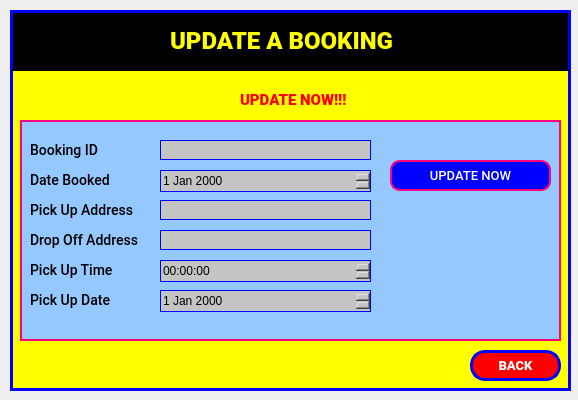
<?xml version="1.0" encoding="UTF-8"?>
<ui version="4.0">
 <class>makeBookingScreen_Dialog</class>
 <widget class="QDialog" name="makeBookingScreen_Dialog">
  <property name="geometry">
   <rect>
    <x>0</x>
    <y>0</y>
    <width>578</width>
    <height>400</height>
   </rect>
  </property>
  <property name="windowTitle">
   <string>Dialog</string>
  </property>
  <widget class="QWidget" name="makeABookingScreen" native="true">
   <property name="geometry">
    <rect>
     <x>10</x>
     <y>10</y>
     <width>561</width>
     <height>381</height>
    </rect>
   </property>
   <property name="styleSheet">
    <string notr="true">border: 3px solid blue;
background-color: yellow;</string>
   </property>
   <widget class="QLabel" name="make_txt">
    <property name="geometry">
     <rect>
      <x>160</x>
      <y>20</y>
      <width>251</width>
      <height>21</height>
     </rect>
    </property>
    <property name="styleSheet">
     <string notr="true">font-family: Roboto;
font-style: normal;
font-weight: 900;
font-size: 24px;
border: none;
background-color: none;
color: yellow;
</string>
    </property>
    <property name="text">
     <string>UPDATE A BOOKING</string>
    </property>
   </widget>
   <widget class="QPushButton" name="backBtn">
    <property name="geometry">
     <rect>
      <x>460</x>
      <y>340</y>
      <width>91</width>
      <height>31</height>
     </rect>
    </property>
    <property name="styleSheet">
     <string notr="true">background: red;
border: 3px solid blue;
box-sizing: border-box;
border-radius: 15px;
font-family: Roboto;
font-style: normal;
font-weight: 900;
font-size: 13px;
text-align: center;
color: white;</string>
    </property>
    <property name="text">
     <string>BACK</string>
    </property>
   </widget>
   <widget class="QPushButton" name="updateNowBtn">
    <property name="geometry">
     <rect>
      <x>380</x>
      <y>150</y>
      <width>161</width>
      <height>31</height>
     </rect>
    </property>
    <property name="styleSheet">
     <string notr="true">background: blue;
border: 2px solid rgb(255, 0, 127);
box-sizing: border-box;
border-radius: 10px;
font-family: Roboto;
font-style: normal;
font-weight:500;
font-size: 13px;
text-align: center;
color: white;</string>
    </property>
    <property name="text">
     <string>UPDATE NOW</string>
    </property>
   </widget>
   <widget class="QLabel" name="label">
    <property name="geometry">
     <rect>
      <x>0</x>
      <y>0</y>
      <width>561</width>
      <height>61</height>
     </rect>
    </property>
    <property name="styleSheet">
     <string notr="true">background-color: black;
border-bottom: 2px solid black;</string>
    </property>
    <property name="text">
     <string/>
    </property>
   </widget>
   <widget class="QLabel" name="dateBookedLabel">
    <property name="geometry">
     <rect>
      <x>20</x>
      <y>160</y>
      <width>91</width>
      <height>21</height>
     </rect>
    </property>
    <property name="styleSheet">
     <string notr="true">font-family: Roboto;
font-style:normal;
font-weight:500;
font-size: 14px;
text-align: center;
color: #000000;
border: none;
background-color: none;</string>
    </property>
    <property name="text">
     <string>Date Booked</string>
    </property>
   </widget>
   <widget class="QLabel" name="dropOffAddresslLabel">
    <property name="geometry">
     <rect>
      <x>20</x>
      <y>220</y>
      <width>131</width>
      <height>21</height>
     </rect>
    </property>
    <property name="styleSheet">
     <string notr="true">font-family: Roboto;
font-style:normal;
font-weight:500;
font-size: 14px;
text-align: center;
color: #000000;
border: none;
background-color: none;</string>
    </property>
    <property name="text">
     <string>Drop Off Address</string>
    </property>
   </widget>
   <widget class="QLabel" name="pickUpDateLabel">
    <property name="geometry">
     <rect>
      <x>20</x>
      <y>280</y>
      <width>91</width>
      <height>21</height>
     </rect>
    </property>
    <property name="styleSheet">
     <string notr="true">font-family: Roboto;
font-style:normal;
font-weight:500;
font-size: 14px;
text-align: center;
color: #000000;
border: none;
background-color: none;</string>
    </property>
    <property name="text">
     <string>Pick Up Date</string>
    </property>
   </widget>
   <widget class="QLabel" name="pickUpAddressLabel">
    <property name="geometry">
     <rect>
      <x>20</x>
      <y>190</y>
      <width>121</width>
      <height>21</height>
     </rect>
    </property>
    <property name="styleSheet">
     <string notr="true">font-family: Roboto;
font-style:normal;
font-weight:500;
font-size: 14px;
text-align: center;
color: #000000;
border: none;
background-color: none;</string>
    </property>
    <property name="text">
     <string>Pick Up Address</string>
    </property>
   </widget>
   <widget class="QLabel" name="pickUpTimeLabel">
    <property name="geometry">
     <rect>
      <x>20</x>
      <y>250</y>
      <width>101</width>
      <height>21</height>
     </rect>
    </property>
    <property name="styleSheet">
     <string notr="true">font-family: Roboto;
font-style:normal;
font-weight:500;
font-size: 14px;
text-align: center;
color: #000000;
border: none;
background-color: none;</string>
    </property>
    <property name="text">
     <string>Pick Up Time</string>
    </property>
   </widget>
   <widget class="QLineEdit" name="dropOffAddressLineEdit">
    <property name="geometry">
     <rect>
      <x>150</x>
      <y>220</y>
      <width>211</width>
      <height>20</height>
     </rect>
    </property>
    <property name="styleSheet">
     <string notr="true">background: #C4C4C4;
border: 1px solid blue;</string>
    </property>
   </widget>
   <widget class="QLineEdit" name="PickUpAddressLineEdit">
    <property name="geometry">
     <rect>
      <x>150</x>
      <y>190</y>
      <width>211</width>
      <height>20</height>
     </rect>
    </property>
    <property name="styleSheet">
     <string notr="true">background: #C4C4C4;
border: 1px solid blue;</string>
    </property>
   </widget>
   <widget class="QLabel" name="label_11">
    <property name="geometry">
     <rect>
      <x>10</x>
      <y>110</y>
      <width>541</width>
      <height>221</height>
     </rect>
    </property>
    <property name="styleSheet">
     <string notr="true">border: 2px solid rgb(255, 0, 127);
background-color: rgb(149, 200, 255);</string>
    </property>
    <property name="text">
     <string/>
    </property>
   </widget>
   <widget class="QLabel" name="makeSlogan">
    <property name="geometry">
     <rect>
      <x>230</x>
      <y>80</y>
      <width>121</width>
      <height>20</height>
     </rect>
    </property>
    <property name="styleSheet">
     <string notr="true">font-family: Roboto;
font-style: normal;
font-weight: 900;
font-size: 15px;
text-align: center;
border: none;
color:red;
</string>
    </property>
    <property name="text">
     <string>UPDATE NOW!!!</string>
    </property>
   </widget>
   <widget class="QTimeEdit" name="pickUpTimeLineEdit">
    <property name="geometry">
     <rect>
      <x>150</x>
      <y>250</y>
      <width>211</width>
      <height>22</height>
     </rect>
    </property>
    <property name="styleSheet">
     <string notr="true">background: #C4C4C4;
border: 1px solid blue;</string>
    </property>
   </widget>
   <widget class="QDateEdit" name="pickUpDateLineEdit">
    <property name="geometry">
     <rect>
      <x>150</x>
      <y>280</y>
      <width>211</width>
      <height>22</height>
     </rect>
    </property>
    <property name="styleSheet">
     <string notr="true">background: #C4C4C4;
border: 1px solid blue;</string>
    </property>
   </widget>
   <widget class="QDateEdit" name="dateBookedLineEdit">
    <property name="geometry">
     <rect>
      <x>150</x>
      <y>160</y>
      <width>211</width>
      <height>22</height>
     </rect>
    </property>
    <property name="styleSheet">
     <string notr="true">background: #C4C4C4;
border: 1px solid blue;</string>
    </property>
   </widget>
   <widget class="QLineEdit" name="BookingIDLineEdit">
    <property name="geometry">
     <rect>
      <x>150</x>
      <y>130</y>
      <width>211</width>
      <height>20</height>
     </rect>
    </property>
    <property name="styleSheet">
     <string notr="true">background: #C4C4C4;
border: 1px solid blue;</string>
    </property>
   </widget>
   <widget class="QLabel" name="dateBookedLabel_2">
    <property name="geometry">
     <rect>
      <x>20</x>
      <y>130</y>
      <width>91</width>
      <height>21</height>
     </rect>
    </property>
    <property name="styleSheet">
     <string notr="true">font-family: Roboto;
font-style:normal;
font-weight:500;
font-size: 14px;
text-align: center;
color: #000000;
border: none;
background-color: none;</string>
    </property>
    <property name="text">
     <string>Booking ID</string>
    </property>
   </widget>
   <zorder>label_11</zorder>
   <zorder>label</zorder>
   <zorder>backBtn</zorder>
   <zorder>updateNowBtn</zorder>
   <zorder>make_txt</zorder>
   <zorder>dateBookedLabel</zorder>
   <zorder>dropOffAddresslLabel</zorder>
   <zorder>pickUpDateLabel</zorder>
   <zorder>pickUpAddressLabel</zorder>
   <zorder>pickUpTimeLabel</zorder>
   <zorder>dropOffAddressLineEdit</zorder>
   <zorder>PickUpAddressLineEdit</zorder>
   <zorder>makeSlogan</zorder>
   <zorder>pickUpTimeLineEdit</zorder>
   <zorder>pickUpDateLineEdit</zorder>
   <zorder>dateBookedLineEdit</zorder>
   <zorder>BookingIDLineEdit</zorder>
   <zorder>dateBookedLabel_2</zorder>
  </widget>
 </widget>
 <resources/>
 <connections/>
</ui>
